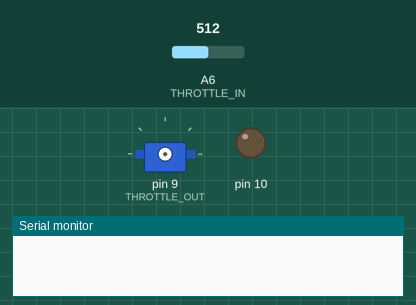
Recording of a sketch running on a simulated Arduino Nano, built with avr-gcc and run on an emulated ATmega328P. Parts: servo, output pins drawn as LEDs (lit = HIGH), the last lines printed to the serial monitor. Dashed ring = blinking. Inputs (shaded band) come from the test bench; at power-on: A6 (THROTTLE_IN) = 512.

Above: at 1.2 s.
1.3 s: A6 (THROTTLE_IN) set to 208
4.3 s: A6 (THROTTLE_IN) set to 189
At 4.6 s:
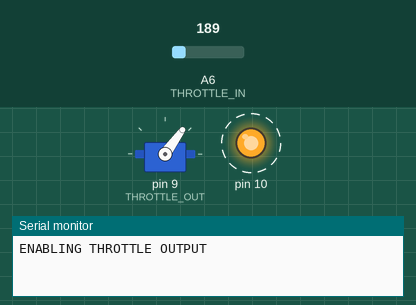
7.3 s: A6 (THROTTLE_IN) set to 511
At 7.4 s:
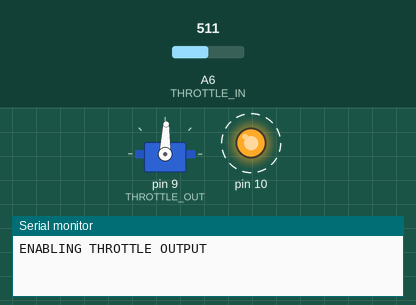
10.3 s: A6 (THROTTLE_IN) set to 306
At 10.65 s:
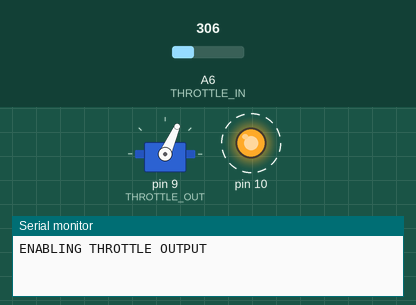
13.3 s: A6 (THROTTLE_IN) set to 716
At 13.5 s:
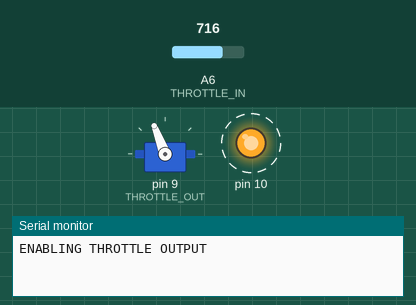
Timing chart, 0 to 17.3 s (numbered marks = the images above; inputs shaded):
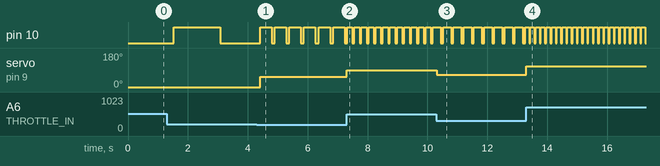

The sketch:

throttle_firmware.ino
```cpp
#include <Servo.h>
Servo throttle_out;
#define THROTTLE_IN A6
#define LED 10
#define THROTTLE_OUT 9
#define DISABLED 2
#define THROTTLE_MIN_IN 0
#define THROTTLE_MAX_IN 1023
#define THROTTLE_MIN_OUT 1000
#define THROTTLE_MAX_OUT 2000
#define THROTTLE_LOW_ENABLE 200
#define THROTTLE_LOW_SAMPLES 10
#define SAMPLE_PERIOD_MS 10
#define THROTTLE_RANGE_LOW 100
#define THROTTLE_RANGE_HIGH 1000
#define THROTTLE_MAX_CHANGE 500

bool enabled = false;
bool fault = false;
int zero_count = 0;
int fault_code = -1;
char* fault_messages[] = {"THROTTLE OUT OF RANGE: TOO LOW",
                          "THROTTLE OUT OF RANGE: TOO HIGH",
                          "THROTTLE RATE TOO HIGH"};
int fault_print_delay_counter = 0;

int flash_code_counter = 0;
int throttle_last = 0;

void setup() {
  // put your setup code here, to run once:
  Serial.begin(9600);
  pinMode(10, OUTPUT);

}

bool check_faults(int pot_val)
{
  if(pot_val < THROTTLE_RANGE_LOW)
  {
    go_fault(0);
    return false;
  }
  if(pot_val > THROTTLE_RANGE_HIGH)
  {
    go_fault(1);
    return false;
  }
  if(abs(pot_val - throttle_last) > THROTTLE_MAX_CHANGE)
  {
    go_fault(2);
    return false;
  }
  throttle_last = pot_val;
  return true;
}

void go_fault(int code)
{
  throttle_out.detach();
  fault_code = code;
  fault = true;
  enabled = false;
}
void flash_enabled(float percent_throttle)
{
  flash_code_counter++;
  if(flash_code_counter > 1000/percent_throttle) digitalWrite(10, LOW);
  else digitalWrite(10, HIGH);

  if(flash_code_counter > 1250/percent_throttle) flash_code_counter = 0;

}

void flash_fault()
{
  flash_code_counter++;
  if(flash_code_counter > 50 && flash_code_counter < 65) digitalWrite(10, HIGH);
  else if(flash_code_counter > 80 && flash_code_counter < 95) digitalWrite(10, HIGH);
  else digitalWrite(10, LOW);
  if(flash_code_counter > 100) flash_code_counter = 0;

}

void flash_disabled()
{
  flash_code_counter++;
  if(flash_code_counter < 150) digitalWrite(10, LOW);
  else digitalWrite(10, HIGH);
  if(flash_code_counter > 300) flash_code_counter = 0;
}

void go_enabled()
{
  zero_count = 0;
  fault_code = -1;
  fault = false;
  enabled = true;
  flash_code_counter = 0;
  Serial.print("ENABLING THROTTLE OUTPUT\n");
  throttle_last = analogRead(THROTTLE_IN);
  throttle_out.attach(THROTTLE_OUT);
}

void loop() {
  int pot_val = analogRead(THROTTLE_IN);
  int usec = map(pot_val, THROTTLE_RANGE_LOW, THROTTLE_RANGE_HIGH, THROTTLE_MIN_OUT, THROTTLE_MAX_OUT);
  if (enabled && check_faults(pot_val))
  {

    throttle_out.writeMicroseconds(usec);
    flash_enabled(map(usec, THROTTLE_MIN_OUT, THROTTLE_MAX_OUT, 20, 100));
  }
  else
  {
      //not enabled
      throttle_out.writeMicroseconds(DISABLED);
      if(!fault)
      {
        flash_disabled();
        //not enabled, not fault
        if(pot_val < THROTTLE_LOW_ENABLE) zero_count++;
        if(zero_count > THROTTLE_LOW_SAMPLES) go_enabled();
      }
      else
      {
        flash_fault();
        fault_print_delay_counter++;
        if(fault_print_delay_counter > 60)
        {
            //not enabled, fault
          Serial.print("FAULT: ");
          Serial.print(fault_messages[fault_code]);
          Serial.print("\n");
          fault_print_delay_counter = 0;
        }

      }
  }
  delay(SAMPLE_PERIOD_MS);

}
```

Measured:
- the behaviour switches between 200 and 199 on A6 (THROTTLE_IN) (found by bisection; images 0 and 1)
- after the input at 4.3 s, servo on pin 9 (THROTTLE_OUT): 0° → 54° after 0.11 s
- after the input at 7.3 s, pin 10: alternates HIGH for 0.18 s and LOW for 0.06 s, starting after 0.19 s; servo on pin 9 (THROTTLE_OUT): 54° → 88° at once
- after the input at 10.3 s, pin 10: alternates HIGH for 0.27 s and LOW for 0.07 s, starting after 0.15 s; servo on pin 9 (THROTTLE_OUT): 88° → 66° at once
- after the input at 13.3 s, pin 10: alternates HIGH for 0.13 s and LOW for 0.04 s, starting after 0.10 s; servo on pin 9 (THROTTLE_OUT): 66° → 111° at once
- by itself, pin 10: alternates HIGH for 0.38 s and LOW for 0.10 s
